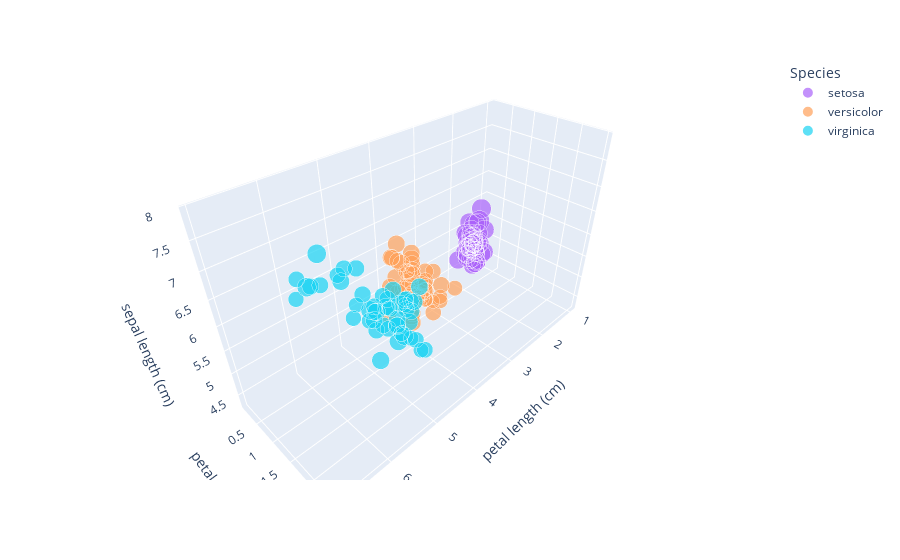

The notebook cell saved with this chart:
### Code cell
px.scatter_3d(iris, x="petal length (cm)", y="petal width (cm)", z="sepal length (cm)", size="sepal width (cm)" ,
              color="Species", color_discrete_map = {"Joly": "blue", "Bergeron": "violet", "Coderre":"pink"})

### Figure 1 — Plotly figure (JSON) as saved in the notebook; plotly's stock layout.template omitted (floating-point values rounded to 4 significant figures)
{"data": [{"hovertemplate": "Species=setosa<br>petal length (cm)=%{x}<br>petal width (cm)=%{y}<br>sepal length (cm)=%{z}<br>sepal width (cm)=%{marker.size}<extra></extra>", "legendgroup": "setosa", "marker": {"color": "#ab63fa", "size": [3.5, 3, 3.2, 3.1, 3.6, 3.9, 3.4, 3.4, 2.9, 3.1, 3.7, 3.4, 3, 3, 4, 4.4, 3.9, 3.5, 3.8, 3.8, 3.4, 3.7, 3.6, 3.3, 3.4, 3, 3.4, 3.5, 3.4, 3.2, 3.1, 3.4, 4.1, 4.2, 3.1, 3.2, 3.5, 3.6, 3, 3.4, 3.5, 2.3, 3.2, 3.5, 3.8, 3, 3.8, 3.2, 3.7, 3.3], "sizemode": "area", "sizeref": 0.011, "symbol": "circle"}, "mode": "markers", "name": "setosa", "scene": "scene", "showlegend": true, "type": "scatter3d", "x": [1.4, 1.4, 1.3, 1.5, 1.4, 1.7, 1.4, 1.5, 1.4, 1.5, 1.5, 1.6, 1.4, 1.1, 1.2, 1.5, 1.3, 1.4, 1.7, 1.5, 1.7, 1.5, 1, 1.7, 1.9, 1.6, 1.6, 1.5, 1.4, 1.6, 1.6, 1.5, 1.5, 1.4, 1.5, 1.2, 1.3, 1.4, 1.3, 1.5, 1.3, 1.3, 1.3, 1.6, 1.9, 1.4, 1.6, 1.4, 1.5, 1.4], "y": [0.2, 0.2, 0.2, 0.2, 0.2, 0.4, 0.3, 0.2, 0.2, 0.1, 0.2, 0.2, 0.1, 0.1, 0.2, 0.4, 0.4, 0.3, 0.3, 0.3, 0.2, 0.4, 0.2, 0.5, 0.2, 0.2, 0.4, 0.2, 0.2, 0.2, 0.2, 0.4, 0.1, 0.2, 0.2, 0.2, 0.2, 0.1, 0.2, 0.2, 0.3, 0.3, 0.2, 0.6, 0.4, 0.3, 0.2, 0.2, 0.2, 0.2], "z": [5.1, 4.9, 4.7, 4.6, 5, 5.4, 4.6, 5, 4.4, 4.9, 5.4, 4.8, 4.8, 4.3, 5.8, 5.7, 5.4, 5.1, 5.7, 5.1, 5.4, 5.1, 4.6, 5.1, 4.8, 5, 5, 5.2, 5.2, 4.7, 4.8, 5.4, 5.2, 5.5, 4.9, 5, 5.5, 4.9, 4.4, 5.1, 5, 4.5, 4.4, 5, 5.1, 4.8, 5.1, 4.6, 5.3, 5]}, {"hovertemplate": "Species=versicolor<br>petal length (cm)=%{x}<br>petal width (cm)=%{y}<br>sepal length (cm)=%{z}<br>sepal width (cm)=%{marker.size}<extra></extra>", "legendgroup": "versicolor", "marker": {"color": "#FFA15A", "size": [3.2, 3.2, 3.1, 2.3, 2.8, 2.8, 3.3, 2.4, 2.9, 2.7, 2, 3, 2.2, 2.9, 2.9, 3.1, 3, 2.7, 2.2, 2.5, 3.2, 2.8, 2.5, 2.8, 2.9, 3, 2.8, 3, 2.9, 2.6, 2.4, 2.4, 2.7, 2.7, 3, 3.4, 3.1, 2.3, 3, 2.5, 2.6, 3, 2.6, 2.3, 2.7, 3, 2.9, 2.9, 2.5, 2.8], "sizemode": "area", "sizeref": 0.011, "symbol": "circle"}, "mode": "markers", "name": "versicolor", "scene": "scene", "showlegend": true, "type": "scatter3d", "x": [4.7, 4.5, 4.9, 4, 4.6, 4.5, 4.7, 3.3, 4.6, 3.9, 3.5, 4.2, 4, 4.7, 3.6, 4.4, 4.5, 4.1, 4.5, 3.9, 4.8, 4, 4.9, 4.7, 4.3, 4.4, 4.8, 5, 4.5, 3.5, 3.8, 3.7, 3.9, 5.1, 4.5, 4.5, 4.7, 4.4, 4.1, 4, 4.4, 4.6, 4, 3.3, 4.2, 4.2, 4.2, 4.3, 3, 4.1], "y": [1.4, 1.5, 1.5, 1.3, 1.5, 1.3, 1.6, 1, 1.3, 1.4, 1, 1.5, 1, 1.4, 1.3, 1.4, 1.5, 1, 1.5, 1.1, 1.8, 1.3, 1.5, 1.2, 1.3, 1.4, 1.4, 1.7, 1.5, 1, 1.1, 1, 1.2, 1.6, 1.5, 1.6, 1.5, 1.3, 1.3, 1.3, 1.2, 1.4, 1.2, 1, 1.3, 1.2, 1.3, 1.3, 1.1, 1.3], "z": [7, 6.4, 6.9, 5.5, 6.5, 5.7, 6.3, 4.9, 6.6, 5.2, 5, 5.9, 6, 6.1, 5.6, 6.7, 5.6, 5.8, 6.2, 5.6, 5.9, 6.1, 6.3, 6.1, 6.4, 6.6, 6.8, 6.7, 6, 5.7, 5.5, 5.5, 5.8, 6, 5.4, 6, 6.7, 6.3, 5.6, 5.5, 5.5, 6.1, 5.8, 5, 5.6, 5.7, 5.7, 6.2, 5.1, 5.7]}, {"hovertemplate": "Species=virginica<br>petal length (cm)=%{x}<br>petal width (cm)=%{y}<br>sepal length (cm)=%{z}<br>sepal width (cm)=%{marker.size}<extra></extra>", "legendgroup": "virginica", "marker": {"color": "#19d3f3", "size": [3.3, 2.7, 3, 2.9, 3, 3, 2.5, 2.9, 2.5, 3.6, 3.2, 2.7, 3, 2.5, 2.8, 3.2, 3, 3.8, 2.6, 2.2, 3.2, 2.8, 2.8, 2.7, 3.3, 3.2, 2.8, 3, 2.8, 3, 2.8, 3.8, 2.8, 2.8, 2.6, 3, 3.4, 3.1, 3, 3.1, 3.1, 3.1, 2.7, 3.2, 3.3, 3, 2.5, 3, 3.4, 3], "sizemode": "area", "sizeref": 0.011, "symbol": "circle"}, "mode": "markers", "name": "virginica", "scene": "scene", "showlegend": true, "type": "scatter3d", "x": [6, 5.1, 5.9, 5.6, 5.8, 6.6, 4.5, 6.3, 5.8, 6.1, 5.1, 5.3, 5.5, 5, 5.1, 5.3, 5.5, 6.7, 6.9, 5, 5.7, 4.9, 6.7, 4.9, 5.7, 6, 4.8, 4.9, 5.6, 5.8, 6.1, 6.4, 5.6, 5.1, 5.6, 6.1, 5.6, 5.5, 4.8, 5.4, 5.6, 5.1, 5.1, 5.9, 5.7, 5.2, 5, 5.2, 5.4, 5.1], "y": [2.5, 1.9, 2.1, 1.8, 2.2, 2.1, 1.7, 1.8, 1.8, 2.5, 2, 1.9, 2.1, 2, 2.4, 2.3, 1.8, 2.2, 2.3, 1.5, 2.3, 2, 2, 1.8, 2.1, 1.8, 1.8, 1.8, 2.1, 1.6, 1.9, 2, 2.2, 1.5, 1.4, 2.3, 2.4, 1.8, 1.8, 2.1, 2.4, 2.3, 1.9, 2.3, 2.5, 2.3, 1.9, 2, 2.3, 1.8], "z": [6.3, 5.8, 7.1, 6.3, 6.5, 7.6, 4.9, 7.3, 6.7, 7.2, 6.5, 6.4, 6.8, 5.7, 5.8, 6.4, 6.5, 7.7, 7.7, 6, 6.9, 5.6, 7.7, 6.3, 6.7, 7.2, 6.2, 6.1, 6.4, 7.2, 7.4, 7.9, 6.4, 6.3, 6.1, 7.7, 6.3, 6.4, 6, 6.9, 6.7, 6.9, 5.8, 6.8, 6.7, 6.7, 6.3, 6.5, 6.2, 5.9]}], "layout": {"legend": {"itemsizing": "constant", "title": {"text": "Species"}, "tracegroupgap": 0}, "margin": {"t": 60}, "scene": {"domain": {"x": [0, 1], "y": [0, 1]}, "xaxis": {"title": {"text": "petal length (cm)"}}, "yaxis": {"title": {"text": "petal width (cm)"}}, "zaxis": {"title": {"text": "sepal length (cm)"}}}}}
